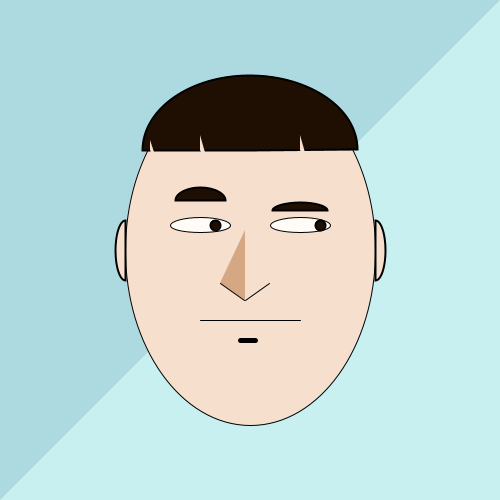
Frame 1 (no input)
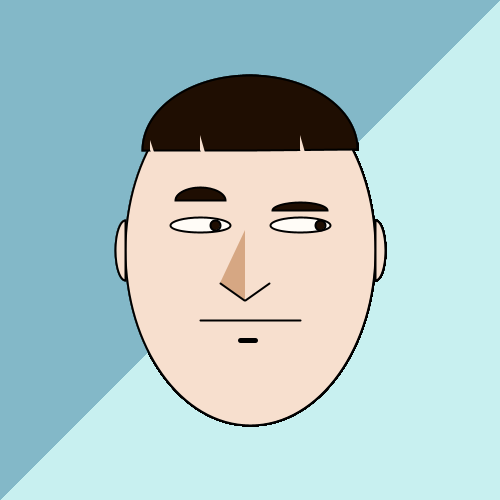
Frame 60 (the mouse pressed at the canvas centre just before this capture)
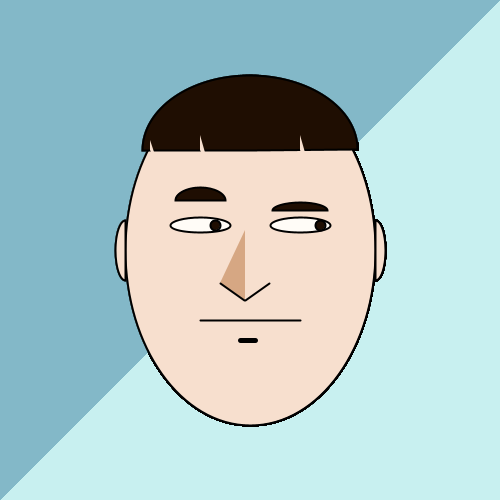
Frame 120 (the mouse held since frame 60 and released just before this capture)

The Processing sketch that drew these frames (run headless with seeded random() and noise(); from frame 60 on, the mouse is pressed at the canvas centre):

// Processing sketch: selfPortrait_HudsonC
// ── selfPortrait_HudsonC.pde
/* This code makes a self-portrait of Hudson Chang! 
*/

// background setup
void setup(){
  size(500, 500);
  background(200, 240, 240, 50);
  pixelDensity(2);
}

// draws some guy named Hudson Chang with a cool background! 
void draw(){
  //adds slightly transparent blue triangle to background 
  fill(129, 183, 199, 100);
  noStroke();
  triangle(0,500,500,0,0,0);
  
  //face shape
  fill(247, 223, 206);
  stroke(0, 0, 0);
  ellipse(250, 250, 250, 350);

  //eye left
  fill(255,252,247);
  stroke(0,0,0);
  ellipse(200, 225, 60, 15);
  
  //eye right
  fill(255,252,247);
  stroke(0,0,0);
  ellipse(300, 225, 60, 15);
  
  //nose shadow
  fill(214,167,131);
  noStroke();
  triangle(245, 230, 220, 283, 245, 300);
  //nose line (left)
  fill(0,0,0);
  stroke(0,0,0);
  line(220,283,244,300);
  //nose line (right)
  line(245,300,269,283);
  
  //mouth
  stroke(0,0,0);
  line(200,320, 300, 320);
  strokeWeight(5);
  line(240, 340, 255, 340);
  strokeWeight(2);
  
  //eyeball left
  fill(31,14,2);
  stroke(0,0,0);
  circle(215, 225, 10);
  
  //eyeball right
  fill(31,14,2);
  stroke(0,0,0);
  circle(320,225,10);
  
  //eyebrow left
  arc(200, 200, 50, 25, PI, 2*PI, PIE); 
  
  //eyebrow right
  arc(300, 210, 55, 15, PI, 2*PI, PIE);
  
  //hair
  arc(250, 150, 215, 150, PI, 2*PI, PIE);
  
  //bangs
    //furthest left
  noStroke();
  fill(247, 223, 206);
  triangle(150, 150, 150, 140, 160, 170);
  
    //middle bang
  noStroke();
  fill(247, 223, 206);
  triangle(200, 150, 200, 135, 210, 170);
    //right bang
  noStroke();
  fill(247, 223, 206);
  triangle(300, 150, 300, 135, 310, 170);

  // left ear
  fill(247, 223, 206);
  stroke(0,0,0);
  arc(125, 250, 20, 60, HALF_PI, 3 * HALF_PI, PIE);

  // right ear
  fill(247, 223, 206);
  arc(375, 250, 20, 60, -HALF_PI, HALF_PI, PIE);


}


/* 

||| Video Notes |||
________________________

functionName(arguments, arguments (parameters));

Processing axis = Quadrant III coordinate plane (all positive though) 
  ---> origin at top left corner 

Source: https://www.youtube.com/playlist?list=PLRqwX-V7Uu6bsRnSEJ9tRn4V_XCGXovs4





___________________________

RGB Color: 
stroke = outline
fill = interior 

^^^ Goes above the "shape code" 

colorMode() --> changes how processing interprets color (HSB)

fill(__) --> grayscale 
fill(_,_,_,) --> RGB color
fill(_,_) --> grayscale + transparency (0,255 (opaque))
fill(_,_,_,_) RBB + transparency 

Source: https://www.youtube.com/playlist?list=PLRqwX-V7Uu6Yo4VdQ4ZTtqRQ1AE4t_Ep9
___________


Other Sources: 
_____________________

https://www.youtube.com/playlist?list=PLRqwX-V7Uu6by61pbhdvyEpIeymlmnXzD

https://www.youtube.com/playlist?list=PLRqwX-V7Uu6aFNOgoIMSbSYOkKNTo89uf





__________________________________________________________________________________

||| Notes from class: |||
______________________________

This is a basic program written in C! 

void setup(){
  
  //do something 
  return;
  
}

void draw(){ 
  return; 
}

int return25(){ 
  return 25;
}

int main(){
  setup(); // Don't write data types like void or int here 
  while(1){
    draw();

  int twentyFive = return25();
  
  
  return 0; // If this is anything other than 0, your program is corrupt. Register number on computer --> computer does calculations --> should go back to register # 
} 

// Integer data types
int_8 
int_16
int_32 = int

______________________________________________________________________________

||| Processing.org Documentation |||
______________________________________

Source: https://processing.org/reference


__________________________________________________________________
*/
